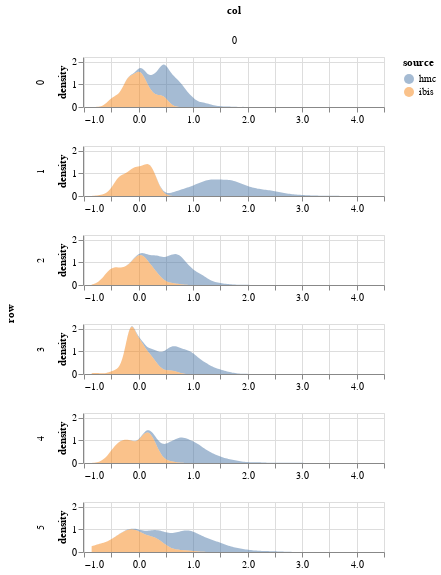

Notebook cell for this chart:
### Code cell
param = 'beta'
df = get_post_df(np.squeeze(ps[param]).reshape(1000,6,1)) 
df['source'] = 'hmc'
df2 = get_post_df(particles.particles[param])
df2['source'] = 'ibis'
plot_density(pd.concat([df,df2])) 
# &\
# plot_correlations(ibis['jitter_corrs'][param], height = 150)

### Figure 1 — Vega-Lite specification as saved in the notebook (floating-point values rounded to 4 significant figures; data arrays with more than 128 entries replaced by an {"elided": "..."} marker saying what was removed)
{"config": {"view": {"continuousWidth": 400, "continuousHeight": 300}}, "data": {"name": "data-d073caf9682e638a63201a1d176f4b4a"}, "mark": {"type": "area", "opacity": 0.5}, "encoding": {"color": {"type": "nominal", "field": "source"}, "column": {"type": "quantitative", "field": "col"}, "row": {"type": "quantitative", "field": "row"}, "x": {"type": "quantitative", "field": "value", "title": null}, "y": {"type": "quantitative", "field": "density"}}, "height": 50, "resolve": {"scale": {"x": "independent"}}, "transform": [{"fold": ["value"]}, {"density": "value", "groupby": ["cn", "row", "col", "source"]}], "width": 300, "$schema": "https://vega.github.io/schema/vega-lite/v4.8.1.json", "datasets": {"data-d073caf9682e638a63201a1d176f4b4a": {"elided": "6600 records"}}}
